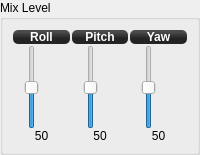
    <widget class="QGroupBox" name="mixLevelGroupBox">
     <property name="maximumSize">
      <size>
       <width>16777215</width>
       <height>16777215</height>
      </size>
     </property>
     <property name="title">
      <string>Mix Level</string>
     </property>
     <layout class="QGridLayout" name="gridLayout_2">
      <property name="leftMargin">
       <number>9</number>
      </property>
      <property name="topMargin">
       <number>9</number>
      </property>
      <property name="rightMargin">
       <number>9</number>
      </property>
      <property name="bottomMargin">
       <number>9</number>
      </property>
      <property name="horizontalSpacing">
       <number>0</number>
      </property>
      <item row="0" column="0">
       <layout class="QVBoxLayout" name="verticalLayout">
        <item>
         <widget class="QLabel" name="label_42">
          <property name="sizePolicy">
           <sizepolicy hsizetype="Minimum" vsizetype="Preferred">
            <horstretch>0</horstretch>
            <verstretch>0</verstretch>
           </sizepolicy>
          </property>
          <property name="minimumSize">
           <size>
            <width>40</width>
            <height>0</height>
           </size>
          </property>
          <property name="maximumSize">
           <size>
            <width>16777215</width>
            <height>16777215</height>
           </size>
          </property>
          <property name="styleSheet">
           <string notr="true">background-color: qlineargradient(spread:reflect, x1:0.507, y1:0, x2:0.507, y2:0.772, stop:0.208955 rgba(74, 74, 74, 255), stop:0.78607 rgba(36, 36, 36, 255));
color: rgb(255, 255, 255);
border-radius: 5;
font: bold 12px;
margin:1px;</string>
          </property>
          <property name="text">
           <string>Roll</string>
          </property>
          <property name="alignment">
           <set>Qt::AlignCenter</set>
          </property>
         </widget>
        </item>
        <item>
         <widget class="QSlider" name="mrRollMixLevel">
          <property name="minimumSize">
           <size>
            <width>40</width>
            <height>0</height>
           </size>
          </property>
          <property name="toolTip">
           <string>Weight of Roll mixing in percent.
Typical values are 100% for + configuration and 50% for X configuration on quads</string>
          </property>
          <property name="maximum">
           <number>100</number>
          </property>
          <property name="value">
           <number>50</number>
          </property>
          <property name="orientation">
           <enum>Qt::Vertical</enum>
          </property>
         </widget>
        </item>
        <item>
         <widget class="QLabel" name="mrRollMixValue">
          <property name="minimumSize">
           <size>
            <width>40</width>
            <height>0</height>
           </size>
          </property>
          <property name="text">
           <string>50</string>
          </property>
          <property name="alignment">
           <set>Qt::AlignCenter</set>
          </property>
         </widget>
        </item>
       </layout>
      </item>
      <item row="0" column="1">
       <layout class="QVBoxLayout" name="verticalLayout_2">
        <item>
         <widget class="QLabel" name="label_40">
          <property name="minimumSize">
           <size>
            <width>40</width>
            <height>0</height>
           </size>
          </property>
          <property name="styleSheet">
           <string notr="true">background-color: qlineargradient(spread:reflect, x1:0.507, y1:0, x2:0.507, y2:0.772, stop:0.208955 rgba(74, 74, 74, 255), stop:0.78607 rgba(36, 36, 36, 255));
color: rgb(255, 255, 255);
border-radius: 5;
font: bold 12px;
margin:1px;</string>
          </property>
          <property name="text">
           <string>Pitch</string>
          </property>
          <property name="alignment">
           <set>Qt::AlignCenter</set>
          </property>
         </widget>
        </item>
        <item>
         <widget class="QSlider" name="mrPitchMixLevel">
          <property name="minimumSize">
           <size>
            <width>40</width>
            <height>0</height>
           </size>
          </property>
          <property name="toolTip">
           <string>Weight of Pitch mixing in percent.
Typical values are 100% for + configuration and 50% for X configuration on quads.</string>
          </property>
          <property name="maximum">
           <number>100</number>
          </property>
          <property name="value">
           <number>50</number>
          </property>
          <property name="orientation">
           <enum>Qt::Vertical</enum>
          </property>
         </widget>
        </item>
        <item>
         <widget class="QLabel" name="mrPitchMixValue">
          <property name="minimumSize">
           <size>
            <width>40</width>
            <height>0</height>
           </size>
          </property>
          <property name="text">
           <string>50</string>
          </property>
          <property name="alignment">
           <set>Qt::AlignCenter</set>
          </property>
         </widget>
        </item>
       </layout>
      </item>
      <item row="0" column="2">
       <layout class="QVBoxLayout" name="verticalLayout_3">
        <item>
         <widget class="QLabel" name="label_6">
          <property name="minimumSize">
           <size>
            <width>40</width>
            <height>0</height>
           </size>
          </property>
          <property name="autoFillBackground">
           <bool>false</bool>
          </property>
          <property name="styleSheet">
           <string notr="true">background-color: qlineargradient(spread:reflect, x1:0.507, y1:0, x2:0.507, y2:0.772, stop:0.208955 rgba(74, 74, 74, 255), stop:0.78607 rgba(36, 36, 36, 255));
color: rgb(255, 255, 255);
border-radius: 5;
font: bold 12px;
margin:1px;</string>
          </property>
          <property name="text">
           <string>Yaw</string>
          </property>
          <property name="alignment">
           <set>Qt::AlignCenter</set>
          </property>
         </widget>
        </item>
        <item>
         <widget class="QSlider" name="mrYawMixLevel">
          <property name="minimumSize">
           <size>
            <width>40</width>
            <height>0</height>
           </size>
          </property>
          <property name="toolTip">
           <string>Weight of Yaw mixing in percent.
Typical value is 50% for + or X configuration on quads.</string>
          </property>
          <property name="minimum">
           <number>0</number>
          </property>
          <property name="maximum">
           <number>100</number>
          </property>
          <property name="value">
           <number>50</number>
          </property>
          <property name="orientation">
           <enum>Qt::Vertical</enum>
          </property>
         </widget>
        </item>
        <item>
         <widget class="QLabel" name="mrYawMixValue">
          <property name="minimumSize">
           <size>
            <width>40</width>
            <height>0</height>
           </size>
          </property>
          <property name="text">
           <string>50</string>
          </property>
          <property name="alignment">
           <set>Qt::AlignCenter</set>
          </property>
         </widget>
        </item>
       </layout>
      </item>
     </layout>
    </widget>
